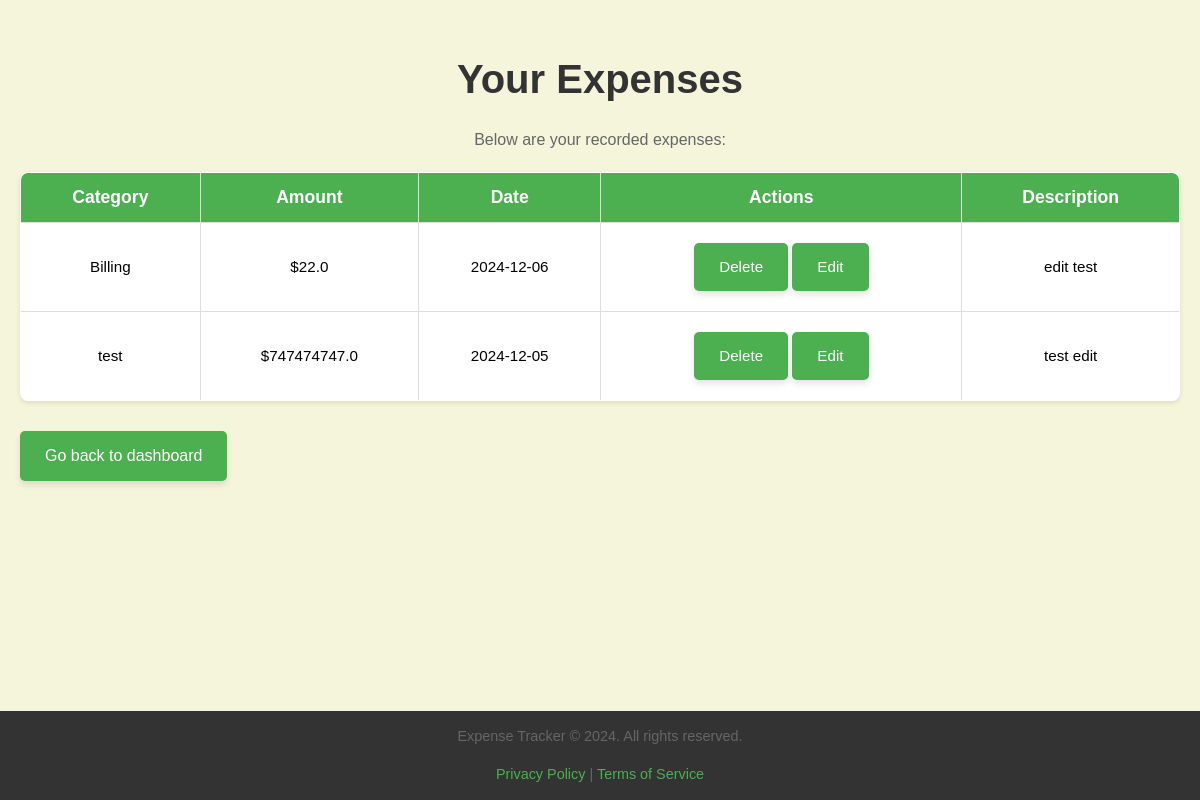
The page /view-expenses (signed in) on the database as committed earlier.
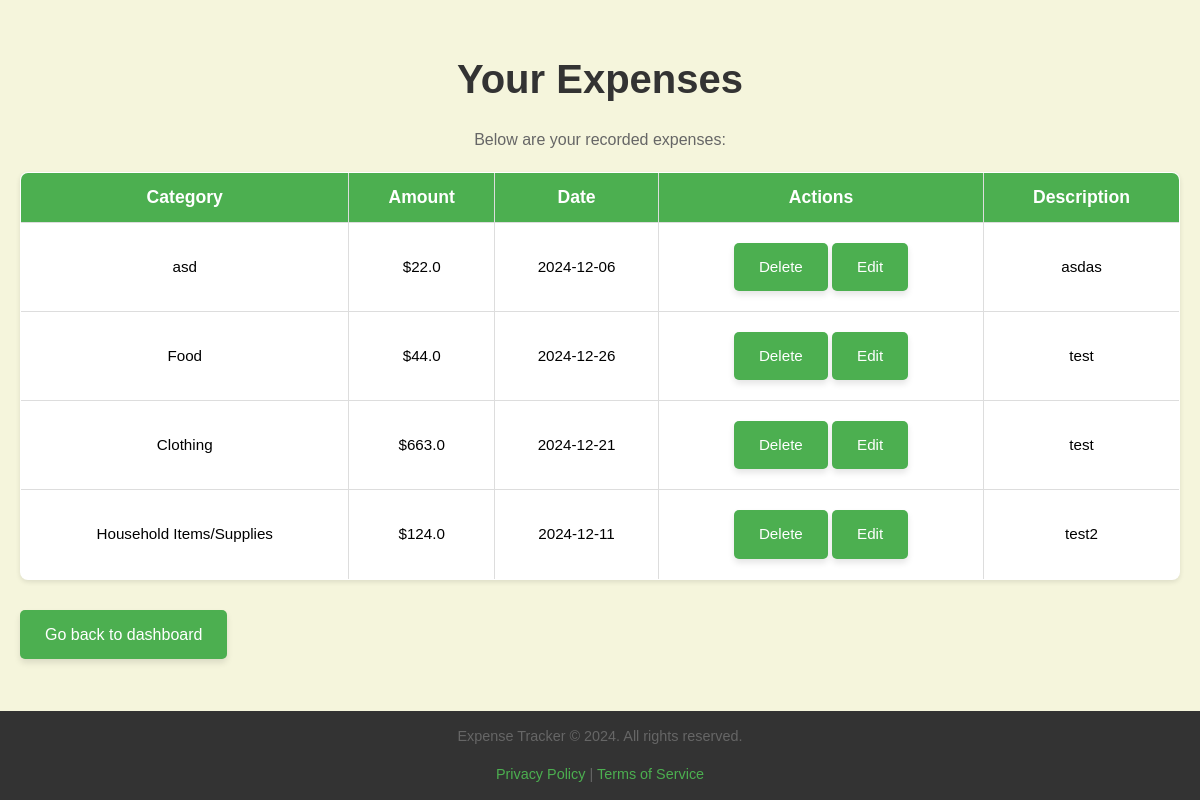
The same page on the database as committed later.
### tables this page shows
CREATE TABLE expenses (
        id INTEGER PRIMARY KEY AUTOINCREMENT,
        category_id INTEGER,
        amount REAL,
        date TEXT,
        description TEXT,
        user_id INTEGER, category TEXT,
        FOREIGN KEY (category_id) REFERENCES categories (id),
        FOREIGN KEY (user_id) REFERENCES users (id)
    );

### app.py (the view)
@app.route('/view-expenses')
def view_expenses():
    user_id = session.get('user_id')
    if not user_id:
        flash("User not logged in. Please log in to view expenses.", "error")
        return redirect(url_for('login'))
    conn = get_db_connection()
    cursor = conn.cursor()
    cursor.execute("SELECT * FROM expenses WHERE user_id = ?", (user_id,))
    expenses = cursor.fetchall()
    conn.close()
    return render_template('view_expenses.html', expenses=expenses)
    return redirect(url_for('view_expenses'))

### app.py (called while the page is built)
def get_db_connection():
    conn = sqlite3.connect(db_file)
    conn.row_factory = sqlite3.Row  # Access rows as dictionaries
    return conn

### templates/view_expenses.html (shortened to what this page needs)
<!DOCTYPE html>
<html lang="en">
<head>
    <link rel="stylesheet" href="static/style.css">
</head>
<body>
    <div class="container">
        <h1>Your Expenses</h1>
        <p>Below are your recorded expenses:</p>
        <table border="1">
            <thead>
                <tr>
                    <th>Category</th>
                    <th>Amount</th>
                    <th>Date</th>
                    <th>Actions</th>
                    <th>Description</th>
                </tr>
            </thead>
            <tbody>
                {% for expense in expenses %}
                    <tr>
                        <td>{{ expense['category'] }}</td>
                        <td>${{ expense['amount'] }}</td>
                        <td>{{ expense['date'] }}</td>
                        <td>
                            <a href="{{ url_for('delete_expense', id=expense['id']) }}" class="button">Delete</a>
                            <a href="{{ url_for('edit_expenses', id=expense['id']) }}" class="button">Edit</a>
                        </td>
                        <td>{{ expense['description'] }}</td>
                    </tr>
                {% endfor %}
            </tbody>
        </table>
        <a href="/home" class="button">Go back to dashboard</a>
    </div>
</body>
<footer>
        <p>Expense Tracker &copy; 2024. All rights reserved.</p>
        <p><a href="#">Privacy Policy</a> | <a href="#">Terms of Service</a></p>
    </footer>
</html>

### static/style.css (style rules this page uses)
html { box-sizing: border-box; scroll-behavior: smooth; }
*, *:before, *:after { box-sizing: inherit; }
body { font-family: Arial, sans-serif; margin: 0; padding: 20px; background-color: beige; line-height:1.6; }
h1 { color: #333; font-size: 2.5em; margin-bottom:10px; text-align: center; }
p { text-align:center; color:#666; }
table { width: 100%; border-collapse: collapse; margin: 20px 0; background-color: white; box-shadow:0 2px 5px rgba(0,0,0,0.1); border-radius:8px; overflow:hidden; font-size:16px; }
table th, table td { border: 1px solid #ddd; padding: 10px; text-align: center; transition: background-color 0.3s ease; }
table th { background-color: #4CAF50; color: white; font-size:1.1em; }
table td { font-size: 0.95em; }
.button, .cancel, .form-actions a { display: inline-block; padding: 12px 25px; margin: 10px 0; color: white; text-decoration: none; border-radius: 5px; text-align: center; cursor: pointer; transition: background-color 0.3s ease-in-out; box-shadow:0px 4px 6px rgba(0,0,0,0.1); }
.button { background-color: #4CAF50; }
footer { position: fixed; left: 0; bottom: 0; width: 100%; background-color: #333; color: #fff; text-align: center; font-size: 0.9em; }
footer a { color:#4caf50; text-decoration:none; }

Rows that differ between the two databases and show on the page:
removed expenses: category "Billing", amount "22.0", date "2024-12-06", description "edit test"
removed expenses: category "test", amount "747474747.0", date "2024-12-05", description "test edit"
added expenses: category "asd", amount "22.0", date "2024-12-06", description "asdas"
added expenses: category "Food", amount "44.0", date "2024-12-26", description "test"
added expenses: category "Clothing", amount "663.0", date "2024-12-21", description "test"
added expenses: category "Household Items/Supplies", amount "124.0", date "2024-12-11", description "test2"
